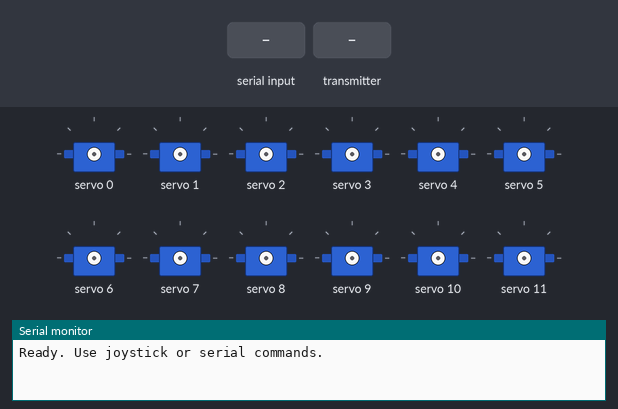
Simulated run of this sketch. Board: ESP32. Parts: 12 × servo, the last lines printed to the serial monitor. The inputs (shaded band) are chosen by the test bench.

Above: at 1.2 s.
1.3 s: "S90\n" received over Serial
4.3 s: the transmitter starts sending lxAxisValue = 0
At 7.1 s:
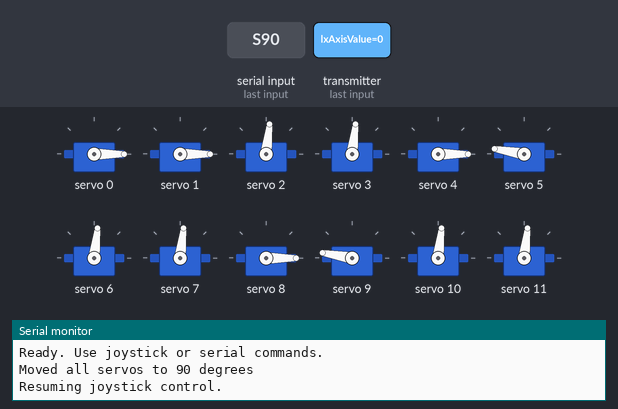
7.3 s: the transmitter starts sending lyAxisValue = 64
At 7.9 s:
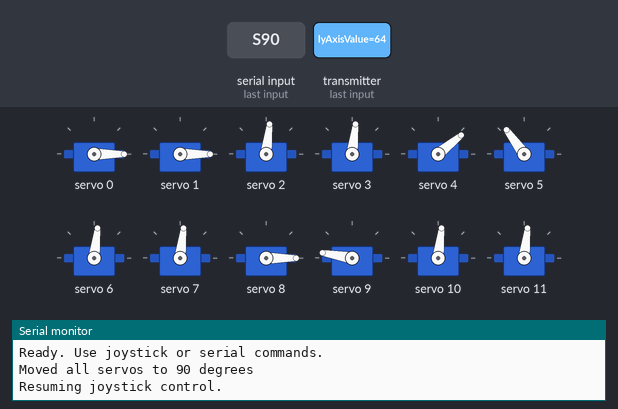
8.8 s: the transmitter starts sending ryAxisValue = 128
At 10.2 s:
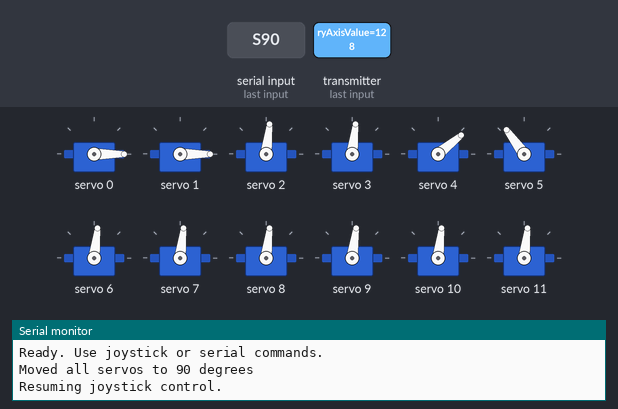
Timing chart, 0 to 11.8 s (numbered marks = the images above; inputs shaded):
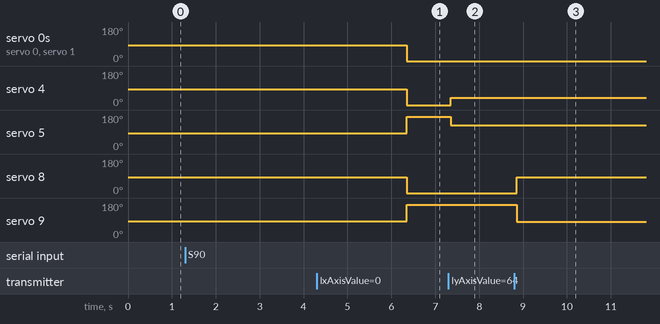

Measured:
- after the input at 4.3 s, servo 0, servo 1, servo 4, servo 8: 83° → 0° after 2.1 s; servo 5, servo 9: 83° → 170° after 2.1 s
- after the input at 7.3 s, servo 4: 0° → 39° after 0.05 s; servo 5: 170° → 126° after 0.05 s
- after the input at 8.8 s, servo 8: 0° → 83° after 0.05 s; servo 9: 170° → 82° after 0.05 s

The sketch:

L4-SR.ino
```cpp
#include <Wire.h>
#include <Adafruit_PWMServoDriver.h>
#include <esp_now.h>
#include <WiFi.h>

#define Num_servos 12

// --- Servo Setup ---
Adafruit_PWMServoDriver pwm = Adafruit_PWMServoDriver();
int servo_pin[4][3] = { {0, 4, 8}, {1, 5, 9}, {2, 6, 10}, {3, 7, 11} };

int angleToPulse(int angle) {
  int pulse = 500 + (angle * 10);  // More stable than 11.11
  pulse = (pulse / 10) * 10;       // round to nearest 10 µs
  return pulse / 4.88;             // convert to PWM step
}

void setServoAngle(int servoNum, int angle) {
  pwm.setPWM(servoNum, 0, angleToPulse(angle));
}

// --- Control Mode Management ---
bool useSerialControl = false;
unsigned long lastSerialCommandTime = 0;
const unsigned long serialTimeout = 5000; // ms

// --- ESP-NOW Data Struct ---
struct PacketData {
  byte lxAxisValue;
  byte lyAxisValue;
  byte rxAxisValue;
  byte ryAxisValue;
  byte switch1Value;
  byte switch2Value;
  byte switch3Value;
  byte switch4Value;
  byte switch5Value;
  byte switch6Value;
};
PacketData receivedData;

// --- ESP-NOW Receive Handler ---
void OnDataRecv(const esp_now_recv_info_t *info, const uint8_t *incomingData, int len) {
  if (useSerialControl && (millis() - lastSerialCommandTime < serialTimeout)) return;

  memcpy(&receivedData, incomingData, sizeof(receivedData));

  // Front-left leg
  setServoAngle(servo_pin[0][0], map(receivedData.lxAxisValue, 0, 254, 0, 180));
  setServoAngle(servo_pin[0][1], map(receivedData.lyAxisValue, 0, 254, 0, 180));
  setServoAngle(servo_pin[0][2], map(receivedData.ryAxisValue, 0, 254, 0, 180));

  // Front-right leg (inverted)
  setServoAngle(servo_pin[1][0], map(receivedData.lxAxisValue, 0, 254, 0, 180));
  setServoAngle(servo_pin[1][1], map(receivedData.lyAxisValue, 254, 0, 0, 180));
  setServoAngle(servo_pin[1][2], map(receivedData.ryAxisValue, 254, 0, 0, 180));
}

// --- Setup ---
void setup() {
  Serial.begin(115200);
  WiFi.mode(WIFI_STA);

  if (esp_now_init() != ESP_OK) {
    Serial.println("ESP-NOW Init Failed");
    while (true);
  }

  esp_now_register_recv_cb(OnDataRecv);

  pwm.begin();
  pwm.setPWMFreq(50);
  delay(10);

  Serial.println("Ready. Use joystick or serial commands.");
}

// --- Main Loop ---
void loop() {
  if (Serial.available()) {
    useSerialControl = true;
    lastSerialCommandTime = millis();

    String cmd = Serial.readStringUntil('\n');
    cmd.trim();

    if (cmd.startsWith("s")) {
      int servoNum, angle;
      int matched = sscanf(cmd.c_str(), "s %d %d", &servoNum, &angle);
      if (matched == 2 && servoNum >= 0 && servoNum < Num_servos && angle >= 0 && angle <= 180) {
        setServoAngle(servoNum, angle);
        Serial.printf("Moved servo %d to %d degrees\n", servoNum, angle);
      } else {
        Serial.println("Invalid command. Usage: s [0-11] [0-180]");
      }

    } else if (cmd.startsWith("S")) {
      int angle;
      int matched = sscanf(cmd.c_str(), "S %d", &angle);
      if (matched == 1 && angle >= 0 && angle <= 180) {
        for (int i = 0; i < Num_servos; i++) {
          setServoAngle(i, angle);
          delay(100); // stagger servo movements
        }
        Serial.printf("Moved all servos to %d degrees\n", angle);
      } else {
        Serial.println("Invalid command. Usage: S [0-180]");
      }

    } else {
      Serial.println("Unknown command. Use 's' or 'S'.");
    }
  }

  // Timeout: revert back to ESP-NOW if no serial input
  if (useSerialControl && (millis() - lastSerialCommandTime > serialTimeout)) {
    useSerialControl = false;
    Serial.println("Resuming joystick control.");
  }
}
```
